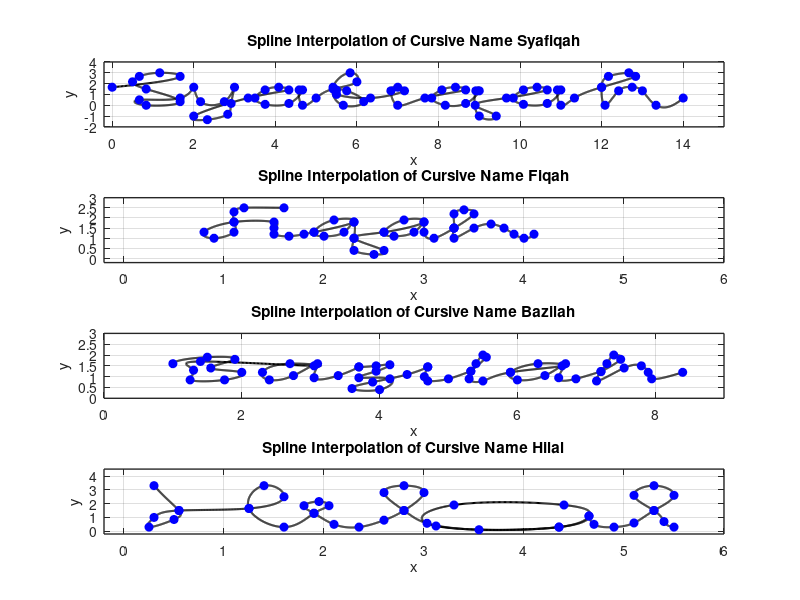

Source code (MATLAB):
% Task 1: Spline Your Name


% 1) Spline Interpolation of 'Syafiqah'

% use subplot for plotting different graphs in the same figure
subplot(4,1,1);
% Define data points for x and y coordinates
% Each line is the x and y coordinate for one letter respectively
x1 = [0 5/3 7/6 2/3 0.5 5/6 5/3 5/6 2/3 5/3 ...
    2 13/6 11/4 3 35/12 17/6 7/3 2 10/3 ...
    13/3 49/12 15/4 7/2 15/4 13/3 14/3 55/12 14/3 5 ...
    65/12 6 35/6 65/12 17/3 37/6 23/4 11/2 11/2 19/3 ...
    43/6 7 41/6 7 23/3 ...
    26/3 101/12 97/12 47/6 49/6 26/3 9 107/12 9 113/12 89/10 29/3 ...
    32/3 125/12 121/12 59/6 121/12 32/3 11 131/12 11 34/3 ...
    12 77/6 38/3 73/6 12 145/12 149/12 51/4 13 40/3 14];
y1 = [5/3 8/3 3 8/3 13/6 1.5 1/3 0 0.5 2/3 ...
    5/3 1/3 1/3 5/3 1/6 -5/6 -4/3 -1 2/3 ...
    17/12 5/3 17/12 2/3 1/12 1/6 17/12 17/12 0 2/3 ...
    1.5 13/6 3 5/3 0 1/3 4/3 7/5 1 2/3 ...
    4/3 5/3 4/3 0 2/3 ...
    17/12 5/3 17/12 2/3 0 1/6 4/3 4/3 -1 -1 0 2/3 ...
    17/12 5/3 17/12 2/3 1/12 1/6 17/12 17/12 0 2/3 ...
    5/3 8/3 3 8/3 5/3 0 4/3 5/3 4/3 0 2/3];

n = length(x1);
t = 0:n-1; % Parametric coordinate t
tt = 0:0.01:n-1; % More dense coordinate tt for spline interpolation

% Compute spline interpolation
xx = spline(t, x1, tt);
yy = spline(t, y1, tt);

% Plot settings
figure(1)
plot(xx, yy, 'k', 'LineWidth',1.5) % plot spline
hold on
plot(x1, y1, 'bo', 'MarkerFaceColor', 'b') % plot data points
axis([-0.2 15 -2 4])
grid on
title('Spline Interpolation of Cursive Name Syafiqah')
xlabel('x')
ylabel('y')
set(gca, 'FontSize', 10, 'LineWidth', 1)
grid on

% note: all comments are the same for the following names

% 2) Spline Interpolation of 'Fiqah'

subplot(4,1,2);
x2 = [1.6 1.2 1.1 1.1 1.1 0.9 0.8 1.1 1.5 ...
1.5 1.5 1.65 1.8 1.9 ... 
2.3 2.1 1.9 2.0 2.2 2.3 2.3 2.3 2.5 2.6 2.3 2.6 ...
3.0 2.8 2.6 2.7 2.9 3.0 3.0 3.1 3.3 ...
3.3 3.5 3.4 3.3 3.3 3.3 3.5 3.67 3.8 3.9 4.0 4.1];
y2 = [2.5 2.5 2.3 1.8 1.3 1.0 1.3 1.8 1.8 ...
1.5 1.2 1.1 1.2 1.3 ...
1.8 1.9 1.3 1.1 1.3 1.8 1.0 0.4 0.2 0.4 1.0 1.3 ...
1.8 1.9 1.3 1.1 1.3 1.8 1.3 1.0 1.5 ...
1.5 2.2 2.4 2.2 1.5 1.0 1.5 1.7 1.5 1.2 1.0 1.2];

n = length(x2);
t = 0:n-1; 
tt = 0:0.01:n-1; 

xx = spline(t, x2, tt);
yy = spline(t, y2, tt);

figure(1)
plot(xx, yy, 'k', 'LineWidth', 1.5) 
hold on
plot(x2, y2, 'bo', 'MarkerFaceColor', 'b') 
axis([-0.2 6 -0.2 3])
grid on
title('Spline Interpolation of Cursive Name Fiqah')
xlabel('x')
ylabel('y')
set(gca, 'FontSize', 10, 'LineWidth', 1)
grid on

% 3) Spline Interpolation of 'Bazilah'

subplot(4,1,3);
x3 = [1.0 1.5 1.90 1.55 2.0 1.75 1.25 1.3 1.4 ...
    3.05 2.7 2.3 2.40 2.75 3.1 3.05 3.40 3.70 ...
    3.70 3.95 4.15 3.95 3.70 4.15 4.0 3.60 3.90 4.4 4.70 ...
    4.70 4.65 4.7 5.0 5.325 ...
    5.325 5.55 5.5 5.4 5.3 5.5 5.9 ...
    6.65 6.3 5.9 6.00 6.40 6.7 6.60 6.85 7.214 ...
    7.214 7.5 7.40 7.3 7.15 7.55 7.8 7.9 7.95 8.4];
y3 = [1.6 1.9 1.80 1.40 1.2 0.85 0.85 1.3 1.7 ...
    1.50 1.6 1.2 0.85 1.05 1.6 0.95 1.05 1.45 ...
    1.45 1.50 1.55 1.25 0.95 0.90 0.4 0.45 0.75 1.1 1.45 ...
    1.45 1.00 0.8 0.9 1.25 ...
    1.250 1.90 2.0 1.6 0.9 0.8 1.2 ...
    1.50 1.6 1.2 0.85 1.05 1.6 0.95 0.90 1.236 ...
    1.236 1.8 2.00 1.6 0.80 1.40 1.5 1.2 0.90 1.2];
    
n = length(x3);
t = 0:n-1;
tt = 0:0.01:n-1;

xx = spline(t, x3, tt);
yy = spline(t, y3, tt);

figure(1)
plot(xx, yy, 'k', 'LineWidth',1.5)
hold on
plot(x3, y3, 'bo', 'MarkerFaceColor', 'b')
axis([0 9 0 3])
grid on
title('Spline Interpolation of Cursive Name Bazilah')
xlabel('x')
ylabel('y')
set(gca, 'FontSize', 10, 'LineWidth', 1)
grid on

% 4) Spline Interpolation of 'Hilal'

subplot(4,1,4);
x4 = [0.3 0.55 0.5 0.25 0.3 0.55 1.25 1.6 1.4 1.25 ...
1.6 1.9 2.05 1.95 1.8 1.9 2.1 2.35 2.6 2.8 3 2.8 2.6 2.8 3.03 3.55 ...
4.35 4.65 4.4 3.3 3.12 4.35 4.65 4.7 4.9 5.1 5.3 5.5 5.3 5.1 5.3 5.4 5.5];
y4 = [3.3 1.5 0.85 0.3 1 1.5 1.65 2.5 3.3 1.65 0.3 1.3 1.85 ...
2.15 1.85 1.3 0.5 0.3 0.8 1.5 2.8 3.3 2.8 1.5 0.576 0.11 0.3 ...
1.1 1.9 1.9 0.38 0.3 1.1 0.5 0.3 0.6 1.5 2.6 3.3 2.6 1.5 0.7 0.3];

n = length(x4);
t = 0:n-1; 
tt = 0:0.01:n-1; 

xx = spline(t, x4, tt);
yy = spline(t, y4, tt);

figure(1)
plot(xx, yy, 'k', 'LineWidth', 1.5) 
hold on
plot(x4, y4, 'bo', 'MarkerFaceColor', 'b') 
axis([-0.2 6 -0.2 4.5])
grid on
title('Spline Interpolation of Cursive Name Hilal')
xlabel('x')
ylabel('y')
set(gca, 'FontSize', 10, 'LineWidth', 1)
grid on
